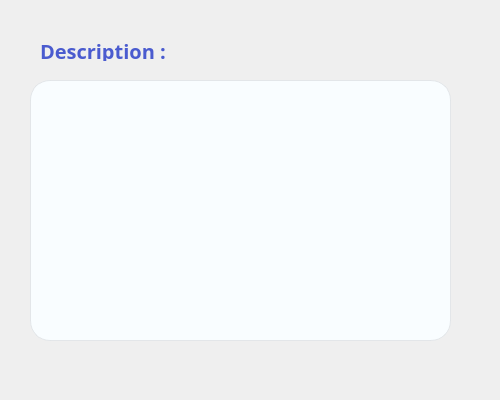
<?xml version="1.0" encoding="UTF-8"?>
<ui version="4.0">
 <class>Descreption_commande</class>
 <widget class="QDialog" name="Descreption_commande">
  <property name="geometry">
   <rect>
    <x>0</x>
    <y>0</y>
    <width>500</width>
    <height>400</height>
   </rect>
  </property>
  <property name="windowTitle">
   <string>Dialog</string>
  </property>
  <property name="styleSheet">
   <string notr="true">#Descreption_commande{

background-image:url(:/resource/imgCommande/bg.png);

}
</string>
  </property>
  <widget class="QTextEdit" name="desc_textEdit">
   <property name="geometry">
    <rect>
     <x>30</x>
     <y>80</y>
     <width>421</width>
     <height>261</height>
    </rect>
   </property>
   <property name="font">
    <font>
     <family>Montserrat</family>
     <pointsize>12</pointsize>
    </font>
   </property>
   <property name="styleSheet">
    <string notr="true">#desc_textEdit{
background-color: #F9FDFF;
border:1px solid rgba(222, 226, 230, 0.8);
padding-left:5px;
border-radius:20px;
color:#585856
}
#desc_textEdit:focus{
border:1px solid #6568f3;
outline:none;
}
</string>
   </property>
  </widget>
  <widget class="QLabel" name="label_17">
   <property name="geometry">
    <rect>
     <x>40</x>
     <y>40</y>
     <width>191</width>
     <height>21</height>
    </rect>
   </property>
   <property name="font">
    <font>
     <family>Montserrat</family>
     <pointsize>-1</pointsize>
     <weight>75</weight>
     <bold>true</bold>
    </font>
   </property>
   <property name="styleSheet">
    <string notr="true">
color:#341763;
color:#4a5bcf;
font-size:20px;</string>
   </property>
   <property name="text">
    <string>Description :</string>
   </property>
  </widget>
 </widget>
 <resources/>
 <connections/>
</ui>
